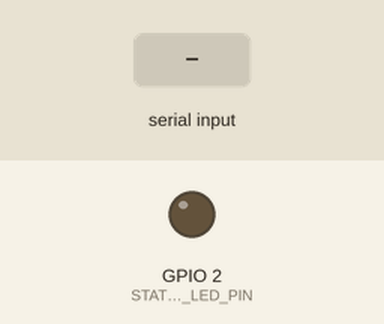
Simulated run of this sketch. Board: ESP32. On the bench: output pins drawn as LEDs (lit = HIGH). Inputs (shaded band) come from the test bench. What the sketch prints to the serial monitor is not drawn.

Above: at 13.3 s.
13.4 s: "INIT_MASTER\n" received over the second serial link
At 14.3 s:
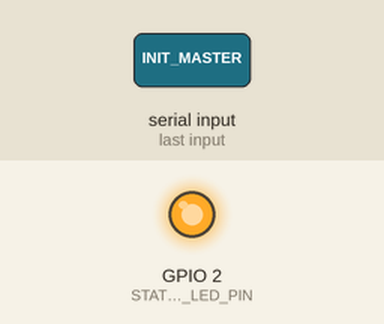
14.9 s: "SLAVE_READY\n" received over the second serial link
17.9 s: "MASTER_DATA:\n" received over the second serial link
Timing chart, 0 to 20.9 s (numbered marks = the images above; inputs shaded):
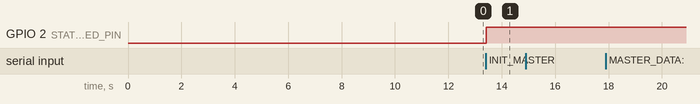

Measured:
- after the input at 13.4 s, GPIO 2 (STATUS_LED_PIN): LOW → HIGH at once
- after the input at 14.9 s, every drawn part: stays the same
- after the input at 17.9 s, every drawn part: stays the same

The sketch:

ESP32_______.ino
```cpp
/*
 * ESP32 改进数据接收版
 * 功能：改进数据接收处理，解决数据接收不完整的问题
 */

// 串口配置
#define MEGA_TX_PIN 16     // ESP32 TX
#define MEGA_RX_PIN 17     // ESP32 RX
#define STATUS_LED_PIN 2   // 状态指示

// 在ESP32上使用Serial2与Mega2560通信
#define megaSerial Serial2

// 系统状态
bool megaConnected = false;
unsigned long lastHeartbeat = 0;
unsigned long lastDataTime = 0;

// 数据接收缓冲区
String receivedData = "";
unsigned long lastReceiveTime = 0;

void setup() {
  // 先初始化调试串口
  Serial.begin(115200);
  delay(100);

  Serial.println("==========================================");
  Serial.println("ESP32 改进数据接收版启动");
  Serial.println("==========================================");

  // 初始化引脚
  pinMode(STATUS_LED_PIN, OUTPUT);
  digitalWrite(STATUS_LED_PIN, LOW);

  // 初始化与Mega2560的通信
  megaSerial.begin(115200, SERIAL_8N1, MEGA_RX_PIN, MEGA_TX_PIN);

  // 等待启动完成
  delay(2000);

  Serial.println("ESP32初始化完成！");

  // 发送初始化响应
  megaSerial.println("ESP32_READY");
  Serial.println("发送ESP32_READY到Mega2560");

  // 等待Mega2560响应
  unsigned long timeout = millis() + 10000;
  while (millis() < timeout) {
    if (megaSerial.available()) {
      String response = megaSerial.readStringUntil('\n');
      response.trim();

      Serial.println("收到Mega2560消息: " + response);

      if (response == "INIT_MASTER" || response == "SLAVE_READY") {
        megaConnected = true;
        digitalWrite(STATUS_LED_PIN, HIGH);
        Serial.println("Mega2560连接成功！");
        break;
      }
    }
    delay(100);
  }

  if (!megaConnected) {
    Serial.println("Mega2560连接超时！");
  }
}

void loop() {
  // 处理与Mega2560的通信
  handleMegaCommunication();

  // 发送心跳
  sendHeartbeat();

  // 处理接收到的数据
  processReceivedData();

  delay(10);
}

// 处理Mega2560通信
void handleMegaCommunication() {
  // 检查是否有数据可读
  if (megaSerial.available()) {
    // 读取所有可用数据
    while (megaSerial.available()) {
      char c = megaSerial.read();

      if (c == '\n' || c == '\r') {
        // 遇到换行符，处理完整数据
        if (receivedData.length() > 0) {
          processCompleteData(receivedData);
          receivedData = ""; // 清空缓冲区
        }
      } else {
        // 添加到接收缓冲区
        receivedData += c;
      }
    }

    lastReceiveTime = millis();
  }

  // 如果超过1秒没有收到数据，清空缓冲区
  if (millis() - lastReceiveTime > 1000 && receivedData.length() > 0) {
    Serial.println("数据接收超时，清空缓冲区: " + receivedData);
    receivedData = "";
  }
}

// 处理完整数据
void processCompleteData(String data) {
  data.trim(); // 去除首尾空白字符

  if (data.length() == 0) {
    Serial.println("收到空数据，忽略");
    return;
  }

  Serial.println("收到完整数据: " + data);
  Serial.println("数据长度: " + String(data.length()));

  // 处理不同类型的数据
  if (data.startsWith("MASTER_DATA:")) {
    handleMasterData(data);
  } else if (data.startsWith("SLAVE_STATUS:") || data.startsWith("SLAVE_DATA:")) {
    handleSlaveData(data);
  } else if (data == "INIT_MASTER" || data == "SLAVE_READY") {
    megaConnected = true;
    digitalWrite(STATUS_LED_PIN, HIGH);
    Serial.println("Mega2560重新连接成功！");
  } else {
    Serial.println("未知数据类型: " + data);
  }

  lastDataTime = millis();
}

// 处理主设备数据
void handleMasterData(String data) {
  Serial.println("处理主设备数据: " + data);

  // 解析数据
  if (data.length() > 12) { // "MASTER_DATA:" 长度为12
    String dataPart = data.substring(12);
    Serial.println("数据部分: " + dataPart);

    // 这里可以添加数据解析逻辑
    // 例如：分割逗号分隔的数据
    int commaCount = 0;
    for (int i = 0; i < dataPart.length(); i++) {
      if (dataPart.charAt(i) == ',') {
        commaCount++;
      }
    }
    Serial.println("数据字段数量: " + String(commaCount + 1));
  }
}

// 处理从设备数据
void handleSlaveData(String data) {
  Serial.println("处理从设备数据: " + data);
}

// 处理接收到的数据
void processReceivedData() {
  // 如果超过5秒没有收到数据，显示警告
  if (millis() - lastDataTime > 5000 && lastDataTime > 0) {
    Serial.println("警告：超过5秒没有收到数据");
    lastDataTime = millis(); // 重置计时器
  }
}

// 发送心跳
void sendHeartbeat() {
  if (millis() - lastHeartbeat > 5000) { // 每5秒发送一次
    if (megaConnected) {
      megaSerial.println("ESP32_HEARTBEAT");
      Serial.println("发送心跳到Mega2560");
    }
    lastHeartbeat = millis();
  }
}

// 获取连接状态
bool isMegaConnected() {
  return megaConnected;
}

// 获取系统状态
String getSystemStatus() {
  String status = "Mega: " + String(megaConnected ? "已连接" : "未连接") +
                  ", 最后数据时间: " + String((millis() - lastDataTime) / 1000) + "秒前";
  return status;
}
```
